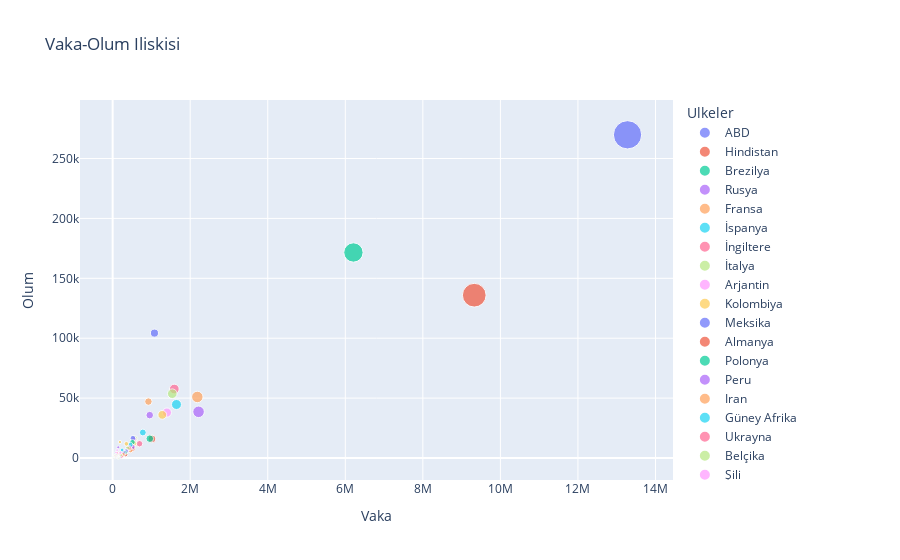

This figure's notebook cell:
### Code cell
fig = px.scatter(df, x="Vaka", y="Olum",size="Vaka",color='Ulkeler', log_x=0, title='Vaka-Olum Iliskisi')
fig.show()
